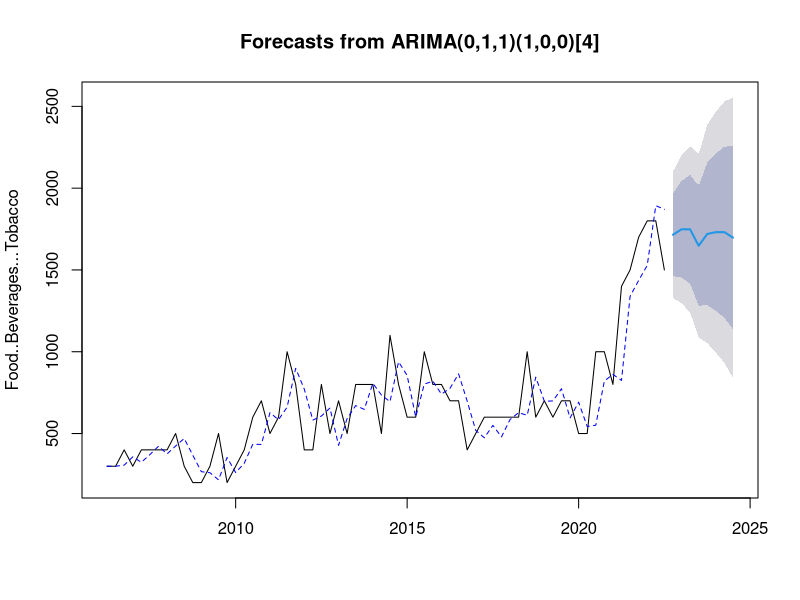
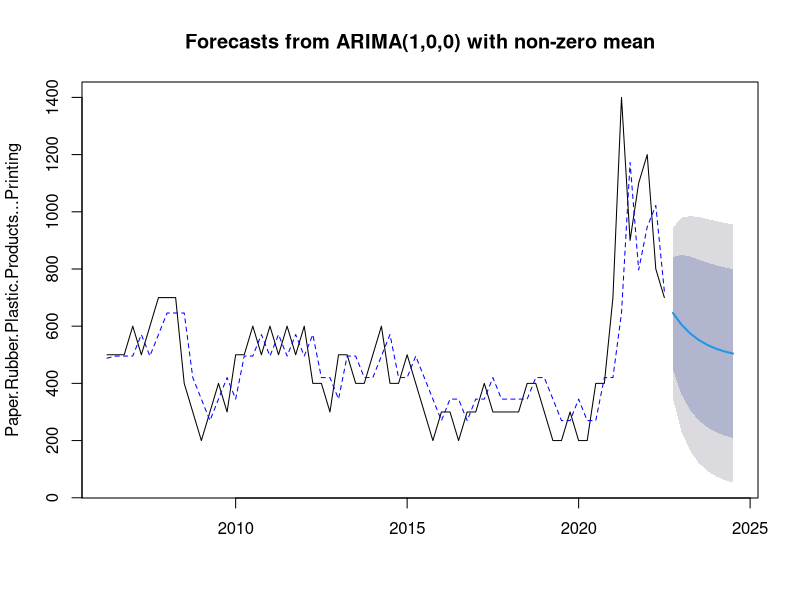
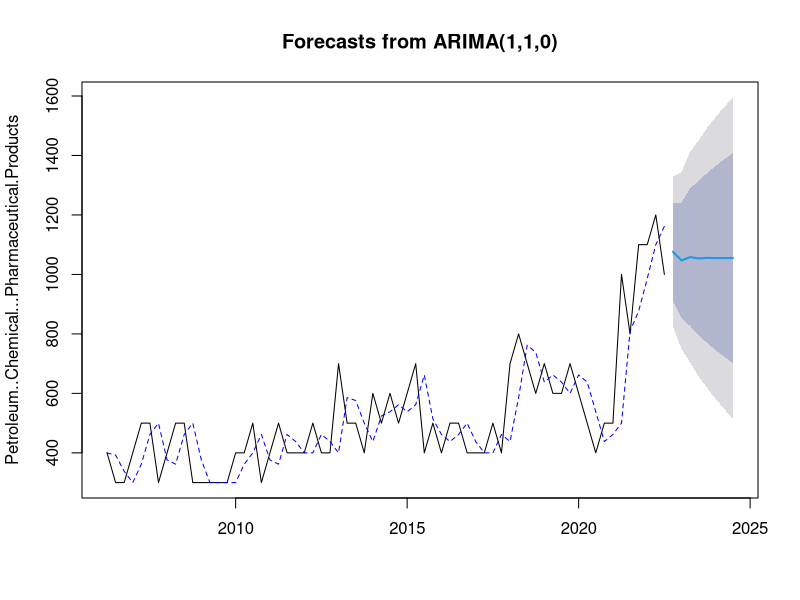
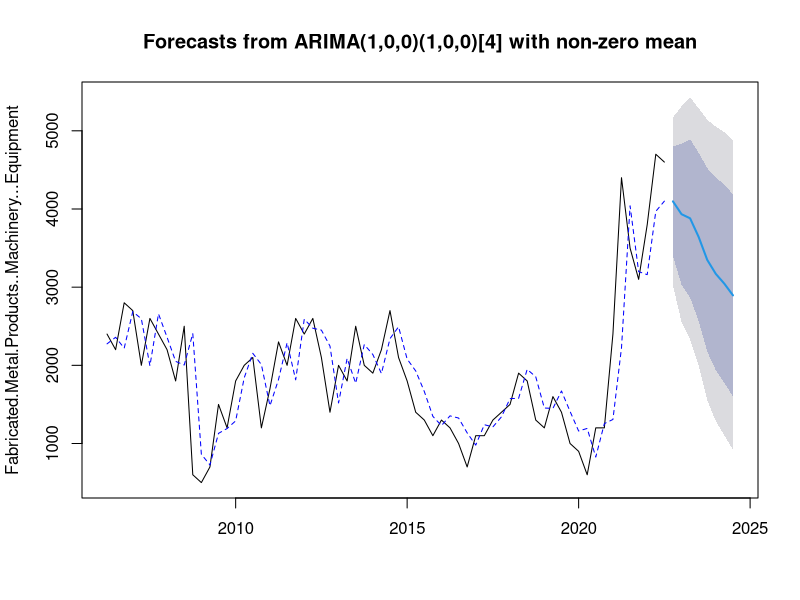
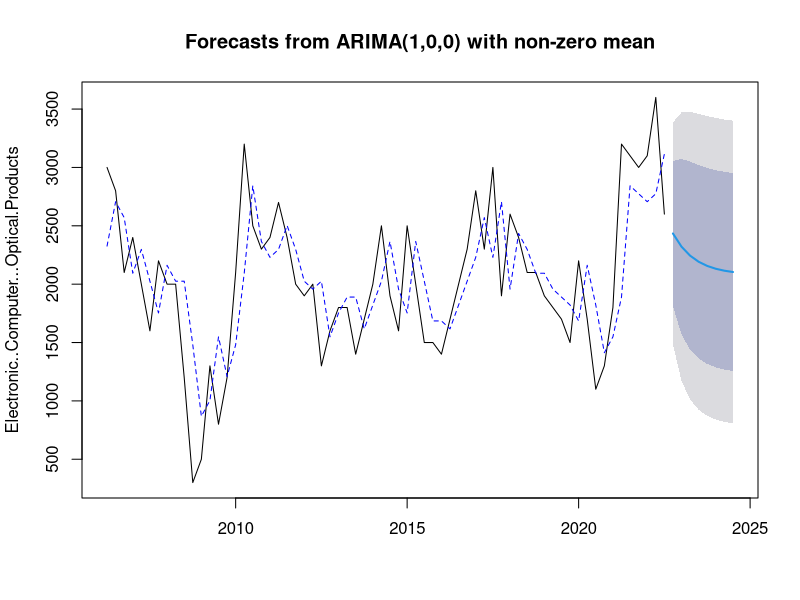
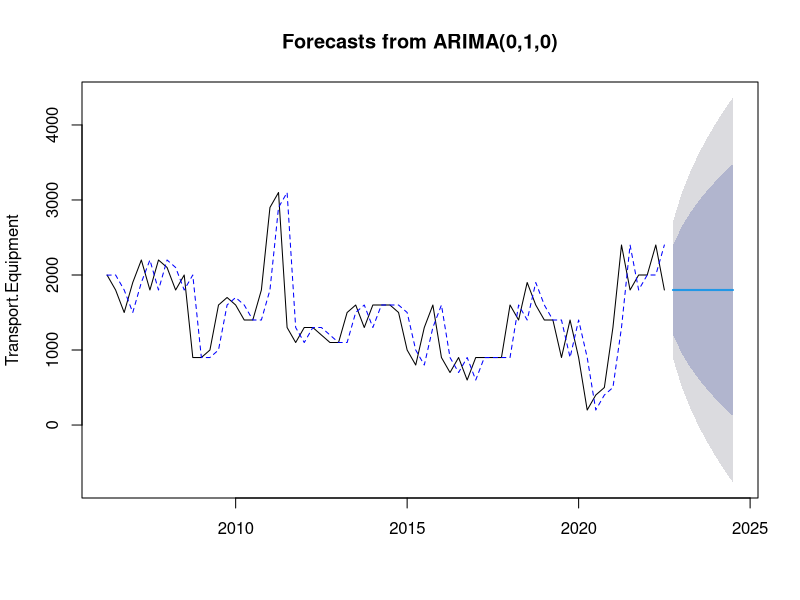
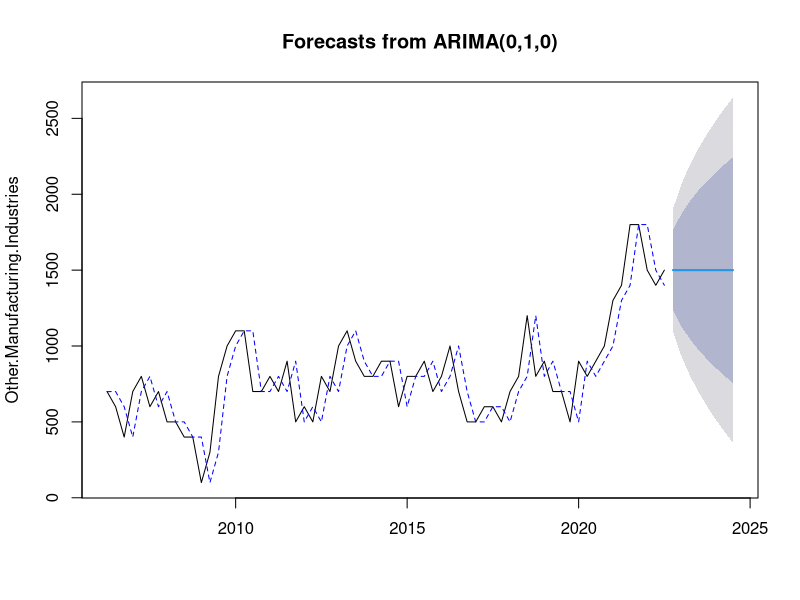
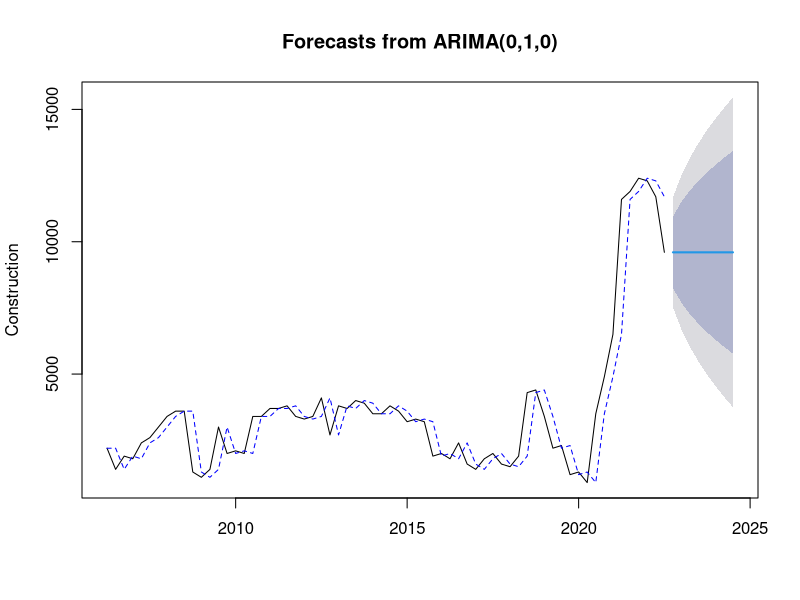

These figures' R source, in order: (Note: this script raises an error after producing the figures.)
## ---- chunk 1
library("forecast")

setwd("D:/Work/Projects/bc2407-linkedin/Industry Forecast")

industry.df <- read.csv("Dataset/industry_demand_child_q.csv")
## ---- chunk 2
cols <- colnames(within(industry.df, rm('Time')))
## ---- chunk 3
for (col in cols){
  print("Creating model for:")
  print(col)
  tempTS <- ts(industry.df[col], frequency=4, start=c(2006,2))
  model <- auto.arima(tempTS)
  pred <- forecast(model, 8)
  inSample <- tempTS - residuals(model)
  plot(pred, ylab=col)
  lines(inSample, lty=2, col='blue')
}
## ---- chunk 4
for (col in cols){
  print("Creating model for:")
  print(col)

  plot(tempTS, xlim=c(2006.5, 2025), ylim=c(0, max(tempTS)*1.3))
  lines(model$fitted[,1], lty=2, col='blue')
  lines(pred, col='red')
}
## ---- chunk 5
  tempTS <- ts(industry.df[cols[1]], frequency=4, start=c(2006,2))
  model <- HoltWinters(tempTS, seasonal="multiplicative")
  pred <- predict(model, 8)
  insample = model$fitted[,1]
